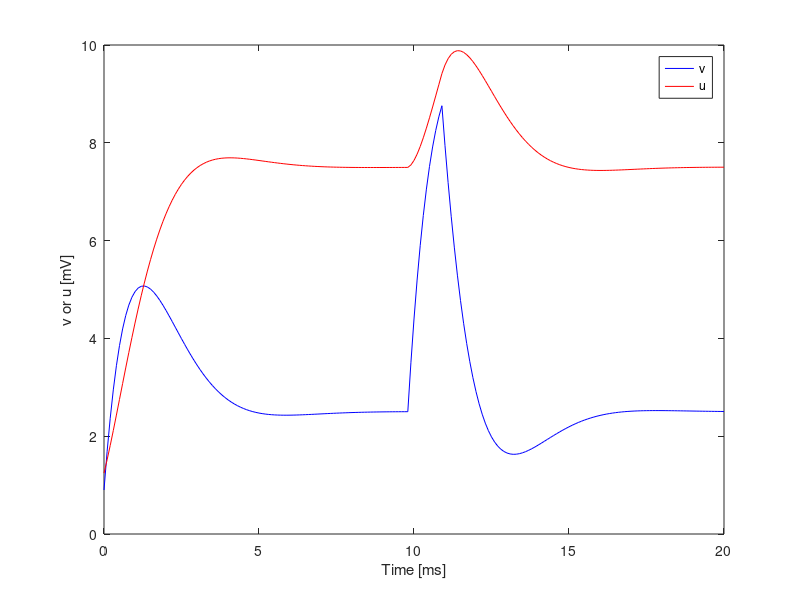
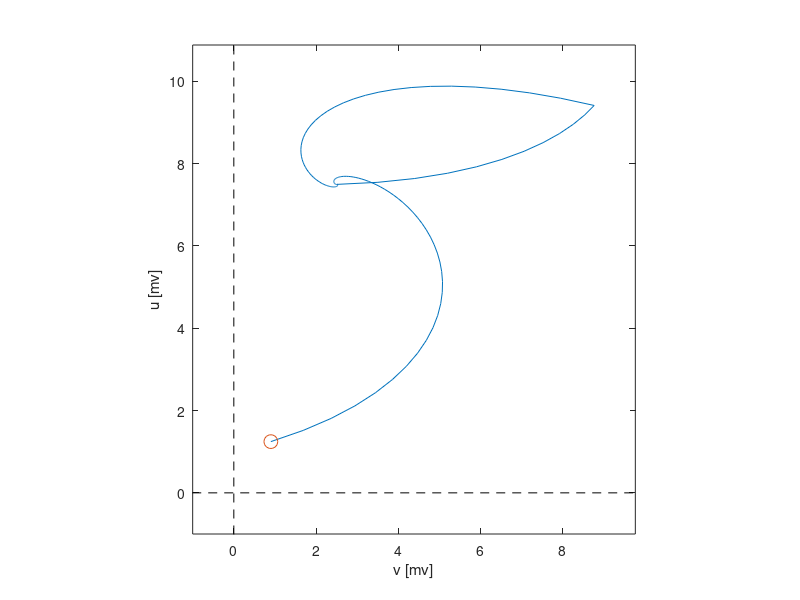

Write the MATLAB code that produced these figures, in order. (Note: this script raises an error after producing the figures.)
%% Introduction to Neuro-Engineering (2021, Spring)
%% Homework #1: Understanding an Attractor
%% written by Cheol E. Han
clear; close all;

%% parameters of the model
dt=0.1;       % integration time step [ms]
T=20;         % total simulation time [ms]
tau_v=1;      % time constant [ms]
tau_u=2;      % time constant [ms]

%% simulation
% intial setups
t_step=0;
t_rec=zeros(T/dt+1,1);
v_rec=zeros(T/dt+1,1);
u_rec=zeros(T/dt+1,1);
% initial condition
v=0;
u=1;
% I_ext
I_ext=zeros(T/dt+1,1);
I_ext(10/dt:11/dt)=10;
% Euler's method
for t=0:dt:T
    t_step=t_step+1;
    v=v-((v-10)+u-I_ext(t_step))*dt/tau_v;
    u=u-((u-5)-v)*dt/tau_u;
    t_rec(t_step)=t;
    v_rec(t_step)=v;
    u_rec(t_step)=u;
end
disp("v_peak")
max(v_rec)
disp("u_peak")
max(u_rec)
%% Plotting results
figure(1);clf
plot(t_rec,v_rec,'b'); hold on;
plot(t_rec,u_rec,'r');
xlabel('Time [ms]'); ylabel('v or u [mV]')
legend('v','u')

figure(2);clf
plot(v_rec, u_rec); hold on;
axis equal; axis tight
axis([min([v_rec;0]-1), max([v_rec;0]+1),min([u_rec;0])-1, max([u_rec;0]+1)]);
plot([-100, 100],[0,0],'k--');
plot([0,0],[-100, 100],'k--');
xlabel('v [mv]');ylabel('u [mv]')

t_step=0;
h=plot(v_rec(1), u_rec(1),'o','MarkerSize',10);
for t=1:dt:T
    t_step=t_step+1;
    h.XData=v_rec(t_step);
    h.YData=u_rec(t_step);
    pause(0.1)
end
    
